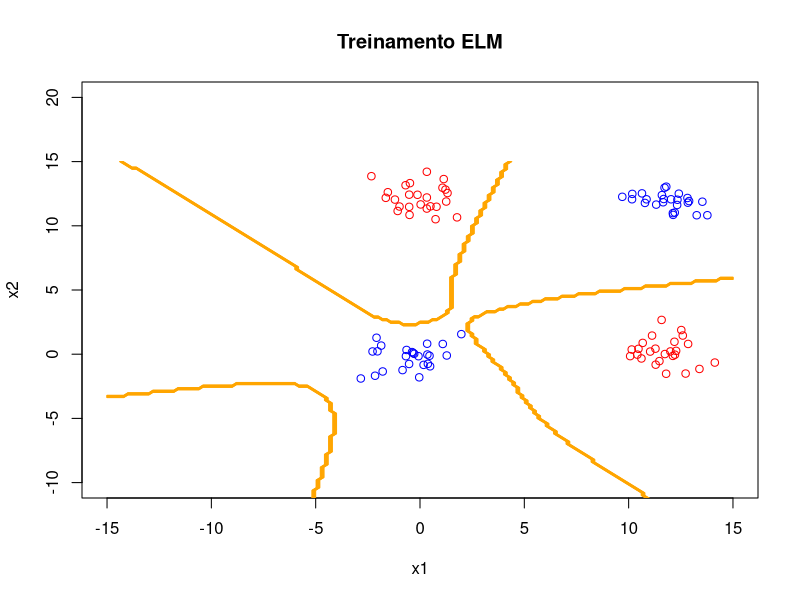

R code for this plot:
# Y = HW (pagina 76 notas de aula)
# onde H = tanh(x * Z)

rm(list = ls())
# dev.off()

library("corpcor")

N <- 50
p <- 10

xc1p1 <- cbind(rnorm(N / 2) + 12, rnorm(N / 2))
xc1p2 <- cbind(rnorm(N / 2), rnorm(N / 2) + 12)
xc1 <- rbind(xc1p1, xc1p2)

xc2p1 <- cbind(rnorm(N / 2), rnorm(N / 2))
xc2p2 <- cbind(rnorm(N / 2) + 12, rnorm(N / 2) + 12)
xc2 <- rbind(xc2p1, xc2p2)

plot(
  NULL,
  main = "Treinamento ELM",
  xlab = "x1",
  ylab = "x2",
  ylim = c(-10, 20),
  xlim = c(-15, 15)
)

points(xc1[, 1], xc1[, 2], col = "red")
points(xc2[, 1], xc2[, 2], col = "blue")

Y <- rbind(matrix(-1, nrow = N), matrix(1, nrow = N))

Z <- replicate(p, runif(3, -0.5, 0.5))

X <- as.matrix(rbind(xc1, xc2))

Xaug <- cbind(replicate(N, 1), X)

H <- tanh(Xaug %*% Z) # tanh é a função de ativação da camada intermediária

W <- pseudoinverse(H) %*% Y

Yhat_train <- sign(H %*% W)
e_train <- sum((Y - Yhat_train)^2) / 4
print(e_train)

## achei o W, agora vamos aplicar esse paramentro aprendido sobre o grid

seqx1x2 <- seq(-15, 15, 0.2)
npgrid <- length(seqx1x2)
M <- matrix(nrow = npgrid, ncol = npgrid)
ci <- 0

for (x1 in seqx1x2) {
  ci <- ci + 1
  cj <- 0
  for (x2 in seqx1x2) {
    cj <- cj + 1
    xin <- as.matrix(cbind(1, x1, x2))
    H_in <- tanh(xin %*% Z)
    M[ci, cj] <- 1.0 * (H_in %*% W >= 0)
    # a saida final da rede é Y(x) = H * W, onde H = tanh(x * Z)
    # a rede tem 3 entradas (recebe um vetor de 3 posições), e retorna
    # 1 ou -1 na saida, que plotamos com o contour no R
  }
}

contour(
  seqx1x2,
  seqx1x2,
  M,
  add = TRUE,
  lwd = 1,
  drawlabels = FALSE,
  col = "orange"
)

## testes

# xc1p1_t <- cbind(rnorm(N / 2), rnorm(N / 2))
# xc1p2_t <- cbind(rnorm(N / 2), rnorm(N / 2) + 6)
# xc1_t <- rbind(xc1p1_t, xc1p2_t)

# xc2p1_t <- cbind(rnorm(N / 2), rnorm(N / 2))
# xc2p2_t <- cbind(rnorm(N / 2), rnorm(N / 2) + 6)
# xc2_t <- rbind(xc2p1_t, xc2p2_t)

# X_t <- rbind(xc1_t, xc2_t)

# Xaug_t <- cbind(replicate(N, 1), X_t)

# H_t <- tanh(Xaug_t %*% Z)
# Yhat_t <- sign(H_t %*% W)
# e_t <- sum((Y - Yhat_t)^2) / 4

# print(e_t)

# o erro e_t está dando muito alto, deve ser a forma que estou gerando os dados de teste
# que está incorreta
